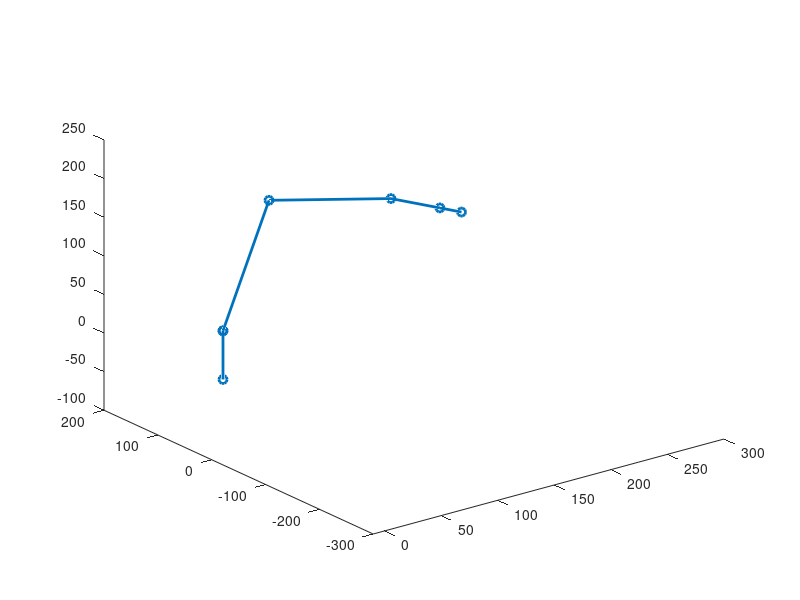

This chart was generated by the following MATLAB code:
clear all
clc
q1=-60;
q2=20;
q3=-45;
q4=30;
q5=60;

x = zeros(1,5) ;
y = zeros(1,5) ;
z = zeros(1,5) ;
k=1;

for q1=-60:20:30
q2=q2+10;
q3=q3-10;
q4=q4+10;

s1=sin(q1*pi/180);
s2=sin(q2*pi/180);
s3=sin(q3*pi/180);
s4=sin(q4*pi/180);
s5=sin(q5*pi/180);
c1=cos(q1*pi/180);
c2=cos(q2*pi/180);
c3=cos(q3*pi/180);
c4=cos(q4*pi/180);
c5=cos(q5*pi/180);
T01=[c1,-s1,0,0;
    s1,c1,0,0;
    0,0,1,63;
    0,0,0,1];
T12=[c2,-s2,0,0;
    0,0,-1,0;
    s2,c2,0,0;
    0,0,0,1];
T23=[c3,-s3,0,153;
    s3,c3,0,0;
    0,0,1,0;
    0,0,0,1];
T34=[c4,-s4,0,153;
    s4,c4,0,0;
    0,0,1,0;
    0,0,0,1];
T45=[c5,-s5,0,0;
    0,0,-1,-68;
    s5,c5,0,0;
    0,0,0,1];
T56=[1,0,0,0;
    0,1,0,0;
    0,0,1,30;
    0,0,0,1];
T06=T01*T12*T23*T34*T45*T56;
T02=T01*T12;
T03=T01*T12*T23;
T04=T01*T12*T23*T34;
T05=T01*T12*T23*T34*T45;
Point=[0,0,0;
    T01(1,4),T01(2,4),T01(3,4);
    T02(1,4),T02(2,4),T02(3,4);
    T03(1,4),T03(2,4),T03(3,4);
    T04(1,4),T04(2,4),T04(3,4);
    T05(1,4),T05(2,4),T05(3,4);
    T06(1,4),T06(2,4),T06(3,4)];
x(1,k)=T06(1,4);
y(1,k)=T06(2,4);
z(1,k)=T06(3,4);
k=k+1;
plot3(Point(:,1),Point(:,2),Point(:,3),'o-','LineWidth',2);
axis([-10 300 -300 200 -100 250]);
pause(1);
T06
end